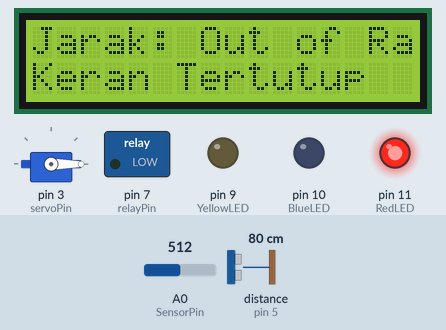
The sketch below on a simulated Arduino Uno, built with avr-gcc and run on an emulated ATmega328P. Parts: 16×2 character LCD, servo, switched loads named in the sketch (green lamp = pin HIGH), output pins drawn as LEDs (lit = HIGH). Wiring (inferred from the names in the program): ultrasonic range finder: trigger pin 6; echo pin 5. The inputs (shaded band) are chosen by the test bench; at power-on: distance to the obstacle (sensor on pin 5) 80 cm, A0 (SensorPin) = 512. The echo pulse lasts 58.3 µs per cm; pins used as bus, display or sensor lines are not drawn; what the sketch prints to the serial monitor is not drawn.

Above: at 3.2 s.
3.3 s: distance to the obstacle (sensor on pin 5) set to 7 cm
At 5.1 s:
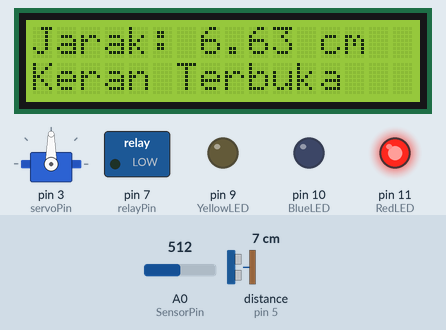
7.6 s: distance to the obstacle (sensor on pin 5) set to 9 cm
At 8.7 s:
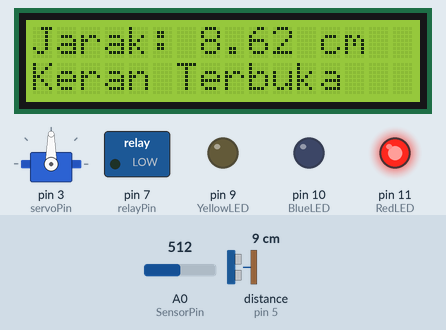
10.4 s: distance to the obstacle (sensor on pin 5) set to 12 cm
At 14.2 s:
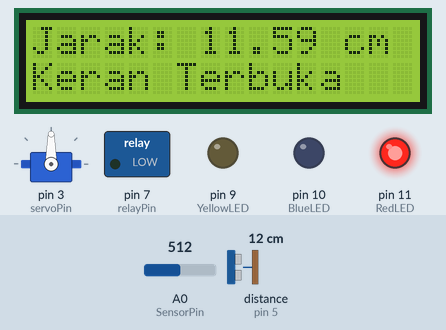
14.7 s: A0 (SensorPin) set to 716
At 17.3 s:
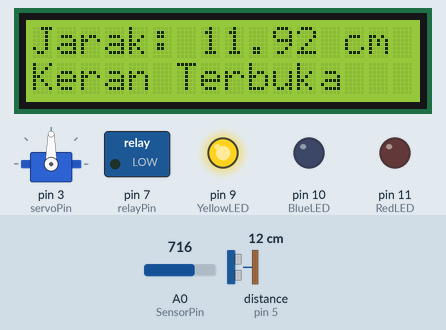
19.0 s: distance to the obstacle (sensor on pin 5) set to 18 cm
At 22.6 s:
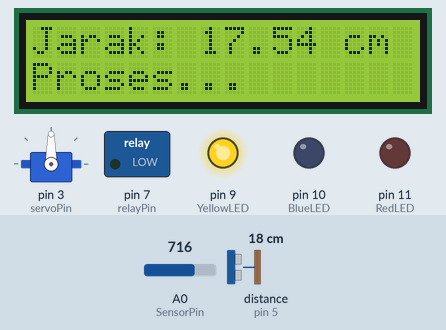
22.9 s: A0 (SensorPin) set to 691
25.0 s: A0 (SensorPin) set to 663
At 27.5 s:
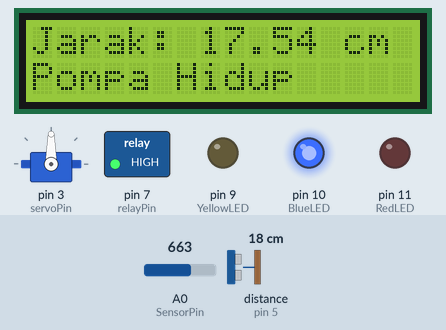
Timing chart, 0 to 29.0 s (numbered marks = the images above; inputs shaded):
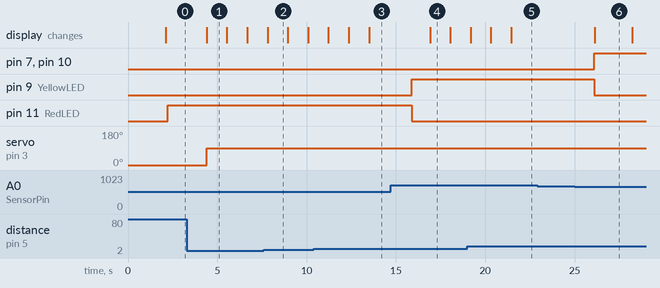

The sketch:

The_Code_V6.0.0.ino
```cpp
#include <Wire.h>
#include <LiquidCrystal_I2C.h>
#include <Servo.h>

LiquidCrystal_I2C lcd(0x27, 16, 2); // Sesuaikan alamat I2C jika perlu
const int trigPin = 6;
const int echoPin = 5;
Servo myServo; // Deklarasi objek servo
const int servoPin = 3; // Pin servo

#define SensorPin A0      // pH meter Analog output to Arduino Analog Input 0
#define RedLED 11         // Pin untuk LED Merah
#define YellowLED 9     // Pin untuk LED Kuning
#define BlueLED 10         // Pin untuk LED Biru

// Variabel untuk kalibrasi sensor pH
float PH4 = 3.594;    // Nilai tegangan pada pH 4
float PH7 = 3.271;    // Nilai tegangan pada pH 7
float PH_step;        // Selisih per unit pH
float Po = 0;         // Nilai pH yang dihitung berdasarkan tegangan
int nilai_analog_PH;  // Nilai ADC dari sensor pH
double TeganganPh;    // Nilai tegangan dari sensor pH

unsigned long int avgValue;  // Menyimpan nilai rata-rata dari sensor feedback
int buf[10], temp;

const int relayPin = 7;  // Pin untuk Relay Pompa
bool pumpStatus = false; // Status pompa, untuk mengetahui apakah sudah hidup atau belum

void setup() {
  Serial.begin(9600);
  lcd.init();
  lcd.backlight();
  lcd.setCursor(0, 0);
  lcd.print("Cek Ketinggian");

  pinMode(trigPin, OUTPUT);
  pinMode(echoPin, INPUT);

  myServo.attach(servoPin); // Hubungkan servo ke pin servo
  myServo.write(0); // Posisi awal servo di 0 derajat (keran tertutup)

  pinMode(SensorPin, INPUT);

  // Inisialisasi LED pin sebagai output
  pinMode(RedLED, OUTPUT);
  pinMode(YellowLED, OUTPUT);
  pinMode(BlueLED, OUTPUT);
  pinMode(relayPin, OUTPUT);  // Inisialisasi relay pompa

  delay(2000); // Tunggu beberapa detik untuk Serial Monitor terbuka
}

void loop() {
  // Kirim sinyal ultrasonik
  digitalWrite(trigPin, LOW);
  delayMicroseconds(2);
  digitalWrite(trigPin, HIGH);
  delayMicroseconds(10);
  digitalWrite(trigPin, LOW);

  // Baca durasi pantulan
  long duration = pulseIn(echoPin, HIGH, 30000); // Timeout 30 ms
  float distance = (duration == 0) ? -1 : duration * 0.034 / 2;

  // Tampilkan hasil di Serial Monitor
  Serial.print("Jarak: ");
  if (distance < 0) {
    Serial.println("Out of Range");
  } else {
    Serial.print(distance);
    Serial.println(" cm");
  }

  // Tampilkan hasil di LCD
  lcd.setCursor(0, 0);
  lcd.print("Jarak: ");
  if (distance < 0 || distance < 1 || distance > 30) { // Hanya tampilkan jarak antara 1 dan 30 cm
    lcd.print("Out of Range   ");
  } else {
    lcd.print(distance);
    lcd.print(" cm    ");
  }

  // Kontrol servo berdasarkan ketinggian air
  if (distance <= 13.80) { // Jika jarak 10 cm atau kurang, buka keran (servo 90 derajat)
    lcd.setCursor(0, 1);
    lcd.print("Keran Terbuka   ");
    myServo.write(90); // Buka keran
  } else if (distance >= 18.50) { // Jika jarak 18.50 cm, tutup keran (servo 0 derajat)
    lcd.setCursor(0, 1);
    lcd.print("Keran Tertutup  ");
    myServo.write(0); // Tutup keran
  } else {
    lcd.setCursor(0, 1);
    lcd.print("Proses...       ");
  }

  // Hanya baca pH jika pompa belum hidup
  if (!pumpStatus) {
    // Membaca nilai pH
    for (int i = 0; i < 10; i++) {
      buf[i] = analogRead(SensorPin);
      delay(10);
    }

    for (int i = 0; i < 9; i++) {
      for (int j = i + 1; j < 10; j++) {
        if (buf[i] > buf[j]) {
          temp = buf[i];
          buf[i] = buf[j];
          buf[j] = temp;
        }
      }
    }

    avgValue = 0;
    for (int i = 2; i < 8; i++) avgValue += buf[i];

    nilai_analog_PH = avgValue / 6; // Rata-rata nilai pH
    TeganganPh = 5.0 * nilai_analog_PH / 1024.0;  // Menghitung tegangan dari nilai ADC

    PH_step = (PH4 - PH7) / 3;
    Po = 7.00 + ((PH7 - TeganganPh) / PH_step);     // Po dihitung berdasarkan tegangan

    // Tampilkan nilai pH di Serial Monitor
    Serial.print("pH Value: ");
    Serial.print(Po, 2);
    Serial.print("  ");

    // Matikan semua LED terlebih dahulu
    digitalWrite(RedLED, LOW);
    digitalWrite(YellowLED, LOW);
    digitalWrite(BlueLED, LOW);

    // Menentukan LED yang menyala berdasarkan nilai pH
    if (Po >= 6.5 && Po <= 8) {  // pH Netral
      if (!pumpStatus) {  // Jika pompa belum hidup
        pumpStatus = true; // Aktifkan pompa
        digitalWrite(relayPin, HIGH); // Pompa hidup
        Serial.println("Pompa Hidup");
      }
      digitalWrite(BlueLED, HIGH); // LED Biru hidup
    } else if (Po < 6.5) {
      digitalWrite(YellowLED, HIGH); // LED Kuning hidup
    } else if (Po > 8.5) {
      digitalWrite(RedLED, HIGH); // LED Merah hidup
    }
  }

  // Tidak perlu membaca pH lagi setelah pompa hidup
  if (pumpStatus) {
    lcd.setCursor(0, 1);
    lcd.print("Pompa Hidup     ");
  }

  delay(1000); // Tunggu 1 detik sebelum membaca nilai berikutnya
}
```

Measured:
- the behaviour switches between 10 and 11 cm on distance to the obstacle (sensor on pin 5) (found by bisection; images 2 and 3)
- the behaviour switches between 681 and 680 on A0 (SensorPin) (found by bisection; images 5 and 6)
- after the input at 3.3 s, servo on pin 3 (servoPin): 0° → 90° after 1.1 s; the display: changes after 1.1 s (image 1)
- after the input at 7.6 s, the display: changes after 0.21 s (image 2)
- after the input at 10.4 s, the display: changes after 0.82 s (image 3)
- after the input at 14.7 s, pin 9 (YellowLED): LOW → HIGH after 1.2 s; pin 11 (RedLED): HIGH → LOW after 1.2 s; the display: changes after 2.2 s (image 4)
- after the input at 19.0 s, the display: first changes after 0.18 s (image 5 shows a later state)
- after the input at 25.0 s, pin 7 (relayPin), pin 10 (BlueLED): LOW → HIGH after 1.1 s; pin 9 (YellowLED): HIGH → LOW after 1.1 s; the display: changes after 1.1 s (image 6)
